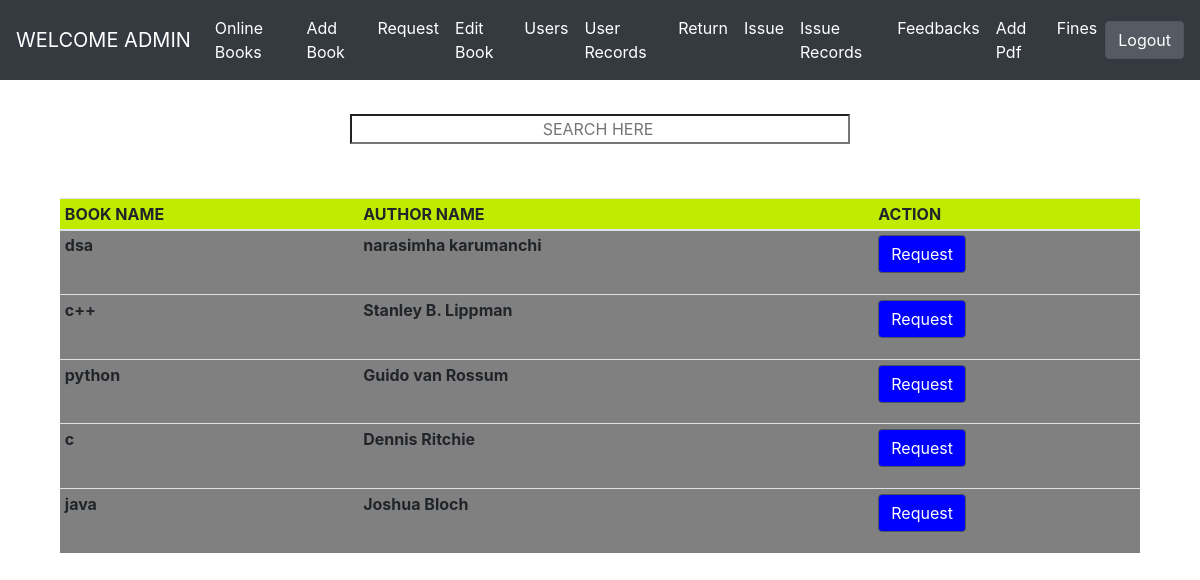
Page /issue/ (signed in) on the committed database.
### library_management_system/models.py (models this page shows, shortened)
class Book(models.Model):
    book_title = models.CharField(max_length=200)
    book_author = models.CharField(max_length=100)
    quantity = models.IntegerField(validators=[MinValueValidator(0)])
    class Meta:
        unique_together = ['book_title','book_author']

### library_management_system/views.py (the view, shortened to what this page needs)
# urls.py: path('issue/',views.issue_book,name='issue'),
@login_required
def issue_book(request):
    issued_books = BookTrasaction.objects.filter(user=request.user, return_date=None).values_list('book__id')
    books = Book.objects.exclude(id__in=issued_books).filter(quantity__gt=0).order_by('-id')
    return render(request, 'issue.html',{'books':books})

### library_management_system/templates/issue.html (shortened to what this page needs)
<head>
</head>
{% extends 'index.html'%}
{% block content %}
<br>
<br>
{% if books %}
<br>
<center><input id="search" type="search" class="container" style="padding:1px;width: 500px;" placeholder="SEARCH HERE"></center>
    <br>
    <div class="container" style="padding:30px;">
<table class="table table-hover table-sm">
    <thead class = "thead">
  <tr bgcolor="cream">
     <th>BOOK NAME</th>
      <th>AUTHOR NAME</th>
      <th>ACTION</th>
  </tr>
  <tbody id="table_data">
      {% for i in books %}
      <tr bgcolor="gray">
          <td><b>{{i.book_title}}</b></td>
          <td><b>{{i.book_author}}</b></td>
          <td>
            <form method="POST">
              <button type="submit" class="btn btn-secondary btn active" style="background-color: blue;">Request</button>
          </form>
          </td>
      </tr>
      {% endfor %}
    </tbody>
</thead>
    </table>
    </div>
    {% else %}
    <h2><center>No Book Available</center></h2>
    {% endif %}
{% endblock %}

### library_management_system/templates/index.html (shortened to what this page needs)
<html>
    <head>
        <link rel="stylesheet" href="https://cdn.jsdelivr.net/npm/bootstrap@4.0.0/dist/css/bootstrap.min.css">
    </head>
<nav class="navbar navbar-expand-lg fixed-top navbar-light bg-light,navbar navbar-dark bg-dark" id="navi">
    <a class="navbar-brand" href="{% url 'home' %}">WELCOME {{request.user|upper}} </a>
    <div class="collapse navbar-collapse" id="navbarSupportedContent">
      <ul class="navbar-nav mr-auto">
        <li class="nav-item active">
          <a class="nav-link" href="{% url 'view_pdf' %}">Online Books  <span class="sr-only">(current)</span></a>
        </li>
          {% if request.user.is_superuser %}
          <li class="nav-item active">
            <a class="nav-link" href="{% url 'add' %}">Add Book  <span class="sr-only">(current)</span></a>
          </li>
          {% endif %}
          {% if request.user.is_superuser %}
          <li class="nav-item active">
            <a class="nav-link" href="{% url 'issue_req' %}">Request <span class="sr-only">(current)</span></a>
          </li>
          {% endif %}
          {% if request.user.is_superuser %}
          <li class="nav-item active">
            <a class="nav-link" href="{% url 'display_book' %}">Edit Book  <span class="sr-only">(current)</span></a>
          </li>
          {% endif %}
          {% if request.user.is_superuser %}
          <li class="nav-item active">
            <a class="nav-link" href="{% url 'display_users' %}">Users  <span class="sr-only">(current)</span></a>
          </li>
          {% endif %}
          {% if request.user.is_superuser %}
          <li class="nav-item active">
            <a class="nav-link" href="{% url 'user_records' %}">User Records  <span class="sr-only">(current)</span></a>
          </li>
          {% endif %}
          {% if request.user.is_superuser %}
          <li class="nav-item active">
            <a class="nav-link" href="{% url 'return_book_admin' %}">Return  <span class="sr-only">(current)</span></a>
          </li>
          {% endif %}
          {% if request.user.is_superuser %}
          <li class="nav-item active">
            <a class="nav-link" href="{% url 'issue_book_admin' %}">Issue <span class="sr-only">(current)</span></a>
          </li>
          {% endif %}
          {% if request.user.is_superuser %}
          <li class="nav-item active">
            <a class="nav-link" href="{% url 'records' %}">Issue Records    <span class="sr-only">(current)</span></a>
          </li>
          {% endif %}
          {% if request.user.is_superuser %}
          <li class="nav-item active">
            <a class="nav-link" href="{% url 'admin_feedback' %}">Feedbacks <span class="sr-only">(current)</span></a>
          </li>
          {% endif %}
          {% if request.user.is_superuser %}
          <li class="nav-item active">
            <a class="nav-link" href="{% url 'add_pdf' %}">Add Pdf <span class="sr-only">(current)</span></a>
          </li>
          {% endif %}
          {% if request.user.is_superuser %}
          <li class="nav-item active">
            <a class="nav-link" href="{% url 'all_user_fine' %}">Fines  <span class="sr-only">(current)</span></a>
          </li>
          {% endif %}
      </ul>
      <a href="{% url 'logout' %}" class="btn btn-secondary active" role="button" aria-pressed="true">Logout </a>
    </div>
  </nav>
  {% block content %}
  {% endblock %}
</html>

### library_management_system/templates/issue.html (style rules this page uses)
input[type="search"]::placeholder { text-align: center; }
#search { width: 100%; }

### rows in the picture
Book: book_title "dsa", book_author "narasimha karumanchi"
Book: book_title "c++", book_author "Stanley B. Lippman"
Book: book_title "python", book_author "Guido van Rossum"
Book: book_title "c", book_author "Dennis Ritchie"
Book: book_title "java", book_author "Joshua Bloch"

### other values in the picture
{{ request.user|upper }} "ADMIN"
